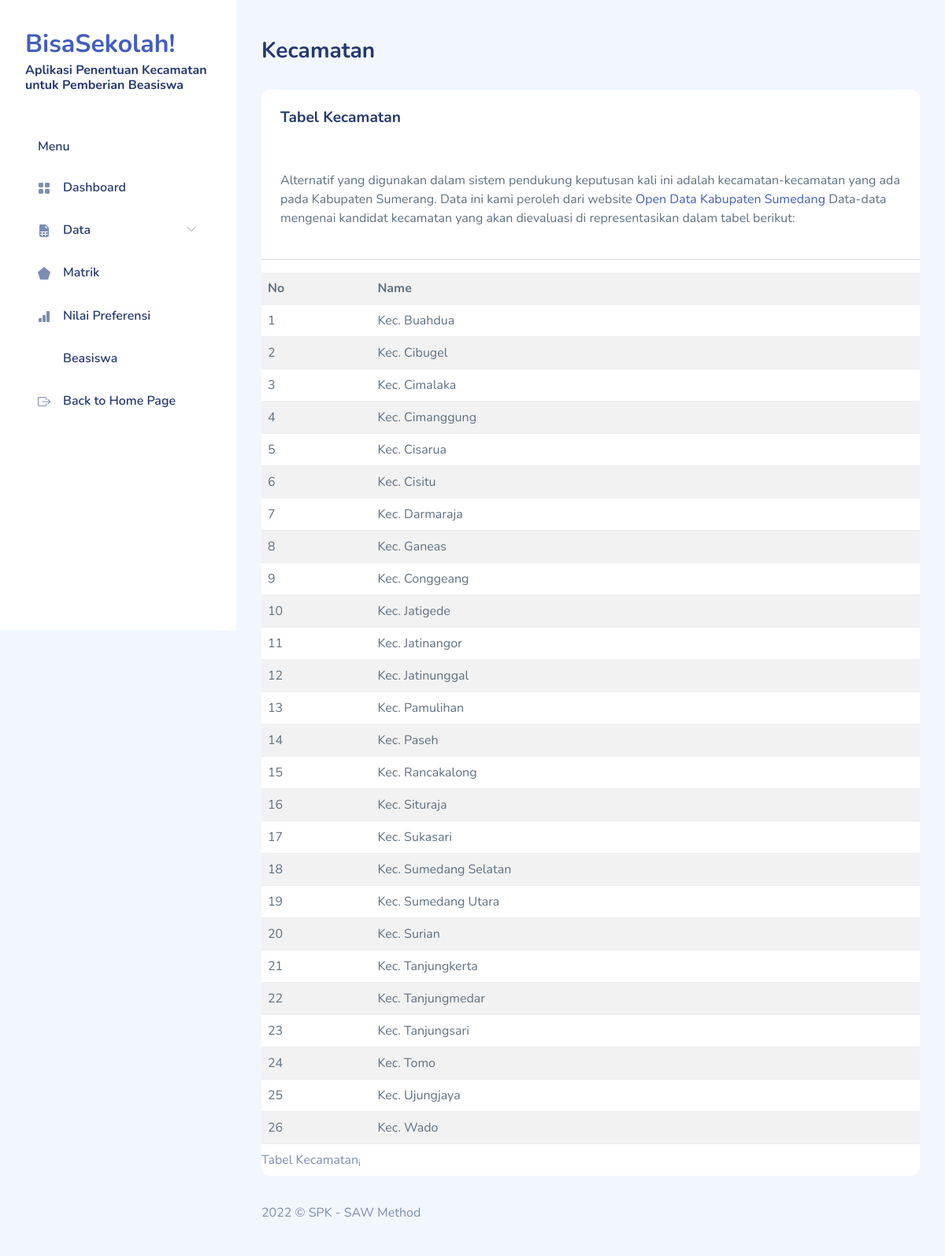
/alternatif.php, run on an earlier commit of the app's database.
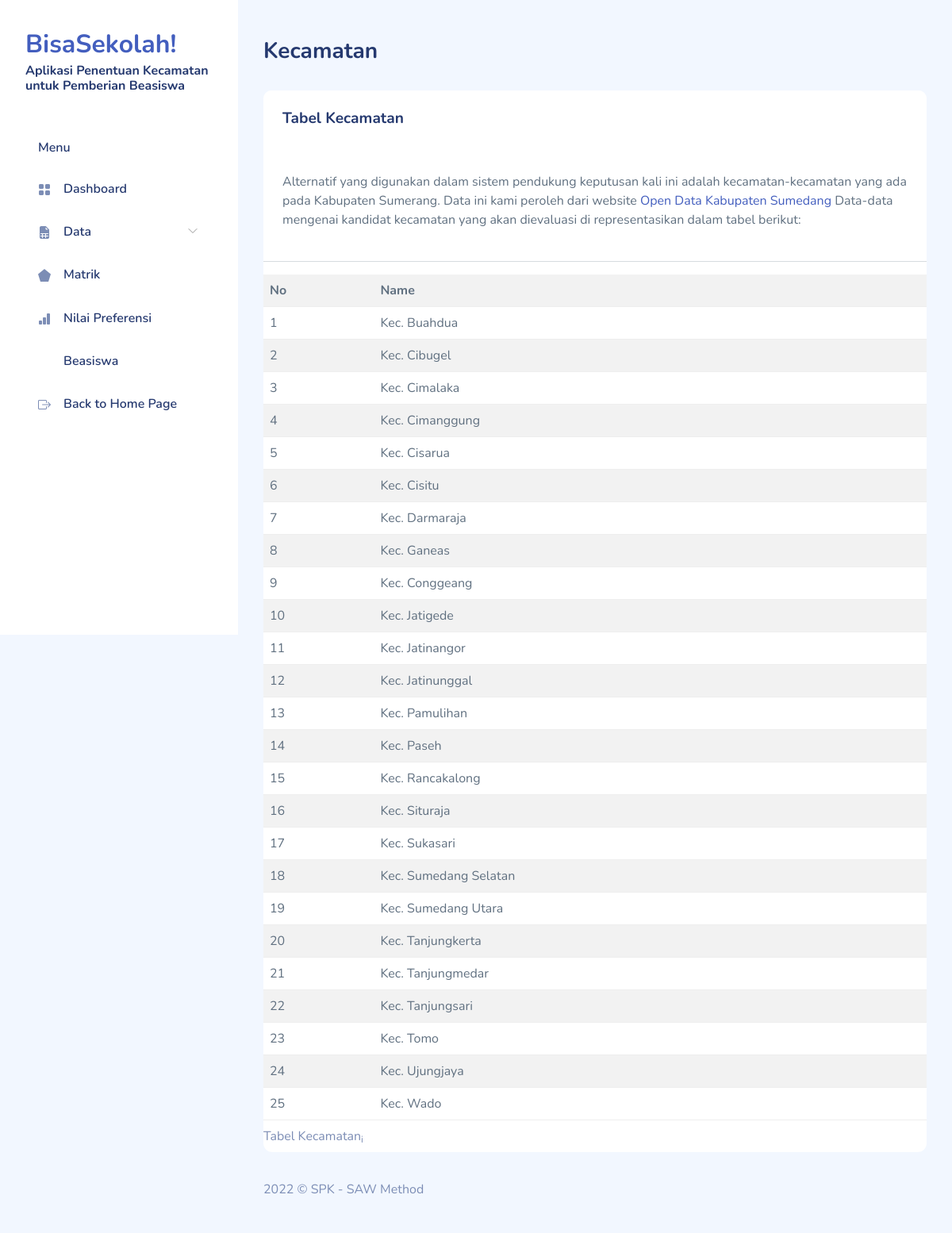
And on a later commit of the database.
### tables this page shows
CREATE TABLE `districts` (
  `kdKecamatan` int(11) NOT NULL,
  `namaKecamatan` varchar(50) DEFAULT NULL
);

### alternatif.php (the view, shortened to what this page needs)
<!DOCTYPE html>
<html lang="en">
    <?php
require "layout/head.php";
require "include/conn.php";
?>
    <body>
        <div id="app">
            <?php require "layout/sidebar.php";?>
            <div id="main">
                <div class="page-heading">
                    <h3>Kecamatan</h3>
                </div>
                <div class="page-content">
                    <section class="row">
                        <div class="col-12">
                            <div class="card">
                                <div class="card-header">
                                    <h4 class="card-title">Tabel Kecamatan</h4>
                                </div>
                                <div class="card-content">
                                    <div class="card-body">
                                        <p class="card-text">
                                            Alternatif yang digunakan dalam sistem pendukung keputusan kali ini adalah kecamatan-kecamatan yang ada pada
                                            Kabupaten Sumerang. Data ini kami peroleh dari website <a href="https://opendata.sumedangkab.go.id/index.php/dashboard/dataseet">Open Data Kabupaten Sumedang </a>
                                            Data-data mengenai kandidat kecamatan yang akan dievaluasi di representasikan dalam tabel berikut:
                                        </p>
                                    </div>
                                    <hr>
                                    <div class="table-responsive">
                                        <table class="table table-striped mb-0">
                                            <caption>
                                                Tabel Kecamatan<sub>i</sub>
                                            </caption>
                                            <tr>
                                                <th>No</th>
                                                <th colspan="2">Name</th>
                                            </tr>
                                            <?php
$sql = 'SELECT kdKecamatan, namaKecamatan FROM districts';
$result = $db->query($sql);
$i = 0;
while ($row = $result->fetch_object()) {
    echo "<tr>
        <td class='right'>" . (++$i) . "</td>
        <td class='center'>{$row->namaKecamatan}</td>
      </tr>\n";
}
?>
                                        </table>
                                    </div>
                                </div>
                            </div>
                        </div>
                    </section>
                </div>
                <?php require "layout/footer.php";?>
            </div>
        </div>
    </body>
</html>

What changed in the data, as far as the page shows it:
removed districts: namaKecamatan "Kec. Surian"
